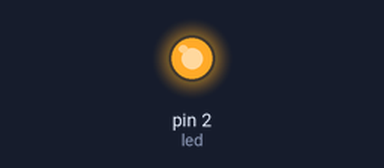
Bench run of a program on a simulated MicroPython board. Parts: output pins drawn as LEDs (lit = HIGH).

Above: at 0.15 s.
At 11.8 s:
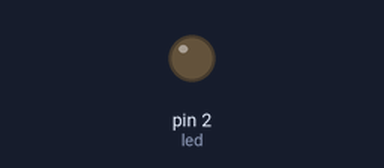
Timing chart, 0 to 17.6 s (numbered marks = the images above):
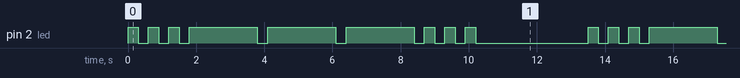

Measured:
- by itself, pin 2 (led): repeats every 13.5 s: 2 × (LOW 0.30 s, HIGH 0.30 s), 3 × (LOW 0.30 s, HIGH 2.0 s), 3 × (LOW 0.30 s, HIGH 0.30 s), LOW 3.3 s, HIGH 0.30 s
- by itself, everything shown: repeats every 13.5 s, in 18 steps

The program:

sos.py
```python
from machine import Pin
import time

led = Pin(2, Pin.OUT)

while True:
  for i in range(0, 3):
    led.value(1)
    time.sleep(0.3)
    led.value(0)
    time.sleep(0.3)
  for i in range(0, 3):
    led.value(1)
    time.sleep(2)
    led.value(0)
    time.sleep(0.3)
  for i in range(0, 3):
    led.value(1)
    time.sleep(0.3)
    led.value(0)
    time.sleep(0.3)
  led.value(0)
  time.sleep(3)
```
